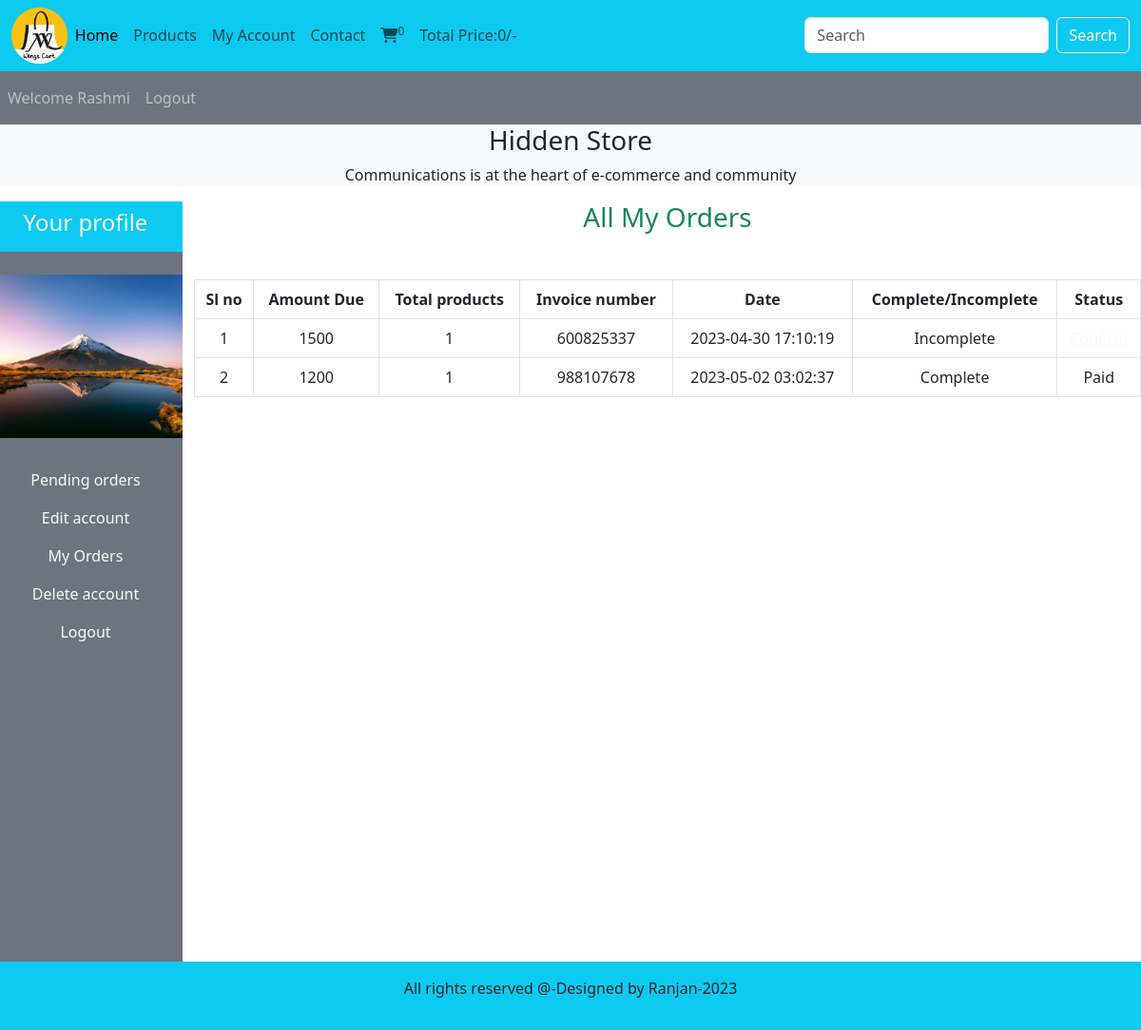
The page /users_area/profile.php?my_orders (signed in) on the database its author committed.
### tables this page shows
CREATE TABLE `user_orders` (
  `order_id` int(11) NOT NULL,
  `user_id` int(11) NOT NULL,
  `amount_due` int(255) NOT NULL,
  `invoice_number` int(255) NOT NULL,
  `total_products` int(255) NOT NULL,
  `order_date` timestamp NOT NULL DEFAULT current_timestamp() ON UPDATE current_timestamp(),
  `order_status` varchar(15) NOT NULL
);

### users_area/user_orders.php (the view, shortened to what this page needs)
<!DOCTYPE html>
<html lang="en">
<head>
</head>
<body>
<?php
$username=$_SESSION['username'];
$get_user="SELECT * FROM `user_table` WHERE username='$username'";
$result=mysqli_query($con,$get_user);
$row_fetch=mysqli_fetch_assoc($result);
$user_id=$row_fetch['user_id'];
?>
    <h3 class="text-success">All My Orders</h3>
    <table class="table table-bordered mt-5">
        <thead class="bg-info">
        <tr>
            <th>Sl no</th>
            <th>Amount Due</th>
            <th>Total products</th>
            <th>Invoice number</th>
            <th>Date</th>
            <th>Complete/Incomplete</th>
            <th>Status</th>
        </tr>
        </thead>
        <tbody class="bg-secondary text-light">
        <?php
        $get_order_details="SELECT * FROM `user_orders` WHERE user_id=$user_id";
        $result_orders=mysqli_query($con,$get_order_details);
        $number=1;
        while($row_orders=mysqli_fetch_assoc($result_orders)){
            $order_id=$row_orders['order_id'];
            $amount_due=$row_orders['amount_due'];
            $total_products=$row_orders['total_products'];
            $invoice_number=$row_orders['invoice_number'];
            $order_status=$row_orders['order_status'];
            if($order_status=='pending'){
                $order_status='Incomplete';
            }else{
                $order_status='Complete';
            }
            $order_date=$row_orders['order_date'];
            echo"<tr>
            <td>$number</td>
            <td>$amount_due</td>
            <td> $total_products</td>
            <td> $invoice_number</td>
            <td> $order_date</td>
            <td>$order_status</td>";
            ?>
            <?php
            if($order_status=='Complete'){
                echo "<td>Paid</td>";
            }else{
                echo"<td><a href='confirm_payment.php?order_id=$order_id' class='text-light'>Confirm</a></td>
                </tr>";
            }
        $number++;
        }
        ?>
        </tbody>
    </table>
</body>
</html>

### style.css (style rules this page uses)
* { margin:0; padding:0; box-sizing: border-box; }

### users_area/profile.php (style rules this page uses)
body { overflow-x:hidden; }

### rows shown on the page
user_orders: amount_due "1500", total_products "1", invoice_number "600825337", order_date "2023-04-30 17:10:19", order_status "Incomplete"
user_orders: amount_due "1200", total_products "1", invoice_number "988107678", order_date "2023-05-02 03:02:37", order_status "Complete", shows "Paid"

### other values the page prints
$count_cart_items "0"
$total_price "0"
$_SESSION['username'] "Rashmi"
